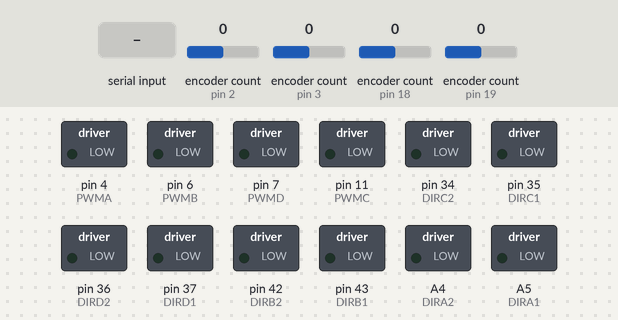
Recording of a sketch running on a simulated Arduino Mega 2560, built with avr-gcc and run on an emulated ATmega2560. On the bench: switched loads named in the sketch (green lamp = pin HIGH). The test bench sets the inputs (shaded band); at power-on: encoder count (sensors on pin 2, pin 3, pin 18, pin 19) 0. What the sketch prints to the serial monitor is not drawn.

Above: at 1.2 s.
1.3 s: "e\n" received over Serial
At 1.45 s:
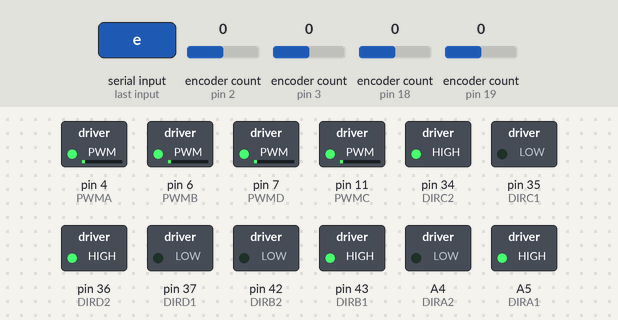
Timing chart, 0 to 4.3 s (numbered marks = the images above; inputs shaded):
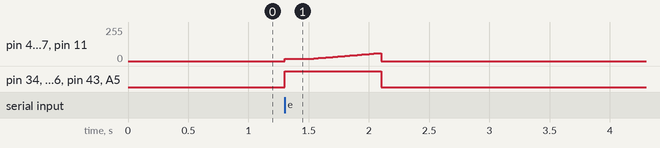

Measured:
- after the input at 1.3 s, pin 4 (PWMA), pin 6 (PWMB), pin 7 (PWMD), pin 11 (PWMC): rises from 0/255 to 60/255 in 0.78 s, then falls to 0/255 in 0.02 s; pin 34 (DIRC2), pin 36 (DIRD2), pin 43 (DIRB1), A5 (DIRA1): LOW → HIGH at once, → LOW 0.80 s later

The sketch:

mobile_base_velocity.ino
```cpp
#include <Encoder.h>
#include <math.h>
#include <string.h>

// ============================================================
// Ze-Ri Mobile Base Arduino Firmware
//
// Protocol:
//   V vx vy wz\n     vx, vy, wz in [-1.0, 1.0]
//   P pwm\n          set max PWM
//   X\n              smooth stop
//   Z\n              immediate stop
//
// IMPORTANT:
//   Acceleration command is NOT accepted.
//   There is NO "A accel decel" serial command.
//   Ramp values are fixed inside this firmware.
//
// Legacy lowercase keys for manual test:
//   w/s : forward/backward
//   a/d : turn left/right
//   q/e : strafe left/right
//   r/t/f/g : diagonal
//   x : smooth stop
//   z : immediate stop
//   l/m : PWM +10 / -10
//
// Encoder output:
//   ENC LF RF LR RR
// ============================================================


// ============================================================
// Motor pins
// ============================================================

#define PWMA 4
#define DIRA1 A5
#define DIRA2 A4

#define PWMB 6
#define DIRB1 43
#define DIRB2 42

#define PWMC 11
#define DIRC1 35
#define DIRC2 34

#define PWMD 7
#define DIRD1 37
#define DIRD2 36


// ============================================================
// Encoder pins
//
// Actual motor mapping:
//   A = RF
//   B = LF, inverted
//   C = RR
//   D = LR, inverted
// ============================================================

Encoder encA(18, 31);   // RF
Encoder encB(19, 38);   // LF, inverted
Encoder encC(3, 49);    // RR
Encoder encD(2, A1);    // LR, inverted


// ============================================================
// Speed / timing
// ============================================================

int Motor_PWM = 60;

const int MIN_MOTION_PWM = 18;

const unsigned long ENC_PERIOD_MS = 100;
const unsigned long CMD_TIMEOUT_MS = 800;
const unsigned long RAMP_PERIOD_MS = 20;

unsigned long lastEncMs = 0;
unsigned long lastCmdMs = 0;
unsigned long lastRampMs = 0;


// ============================================================
// Fixed internal ramp
//
// These values are NOT configurable through serial.
// Arduino must NOT receive acceleration/deceleration values.
// ============================================================

const float RAMP_UP_STEP = 0.025f;
const float RAMP_DOWN_STEP = 0.040f;


// ============================================================
// Wheel command state
//
// Wheel order:
//   LF RF LR RR
// ============================================================

float targetLF = 0.0f;
float targetRF = 0.0f;
float targetLR = 0.0f;
float targetRR = 0.0f;

float currentLF = 0.0f;
float currentRF = 0.0f;
float currentLR = 0.0f;
float currentRR = 0.0f;


// ============================================================
// Serial line buffer
// ============================================================

char lineBuf[96];
uint8_t lineLen = 0;
bool lineMode = false;


// ============================================================
// Motor low-level macros
// ============================================================

#define MOTORA_FORWARD(pwm)    do { digitalWrite(DIRA1, HIGH); digitalWrite(DIRA2, LOW);  analogWrite(PWMA, pwm); } while (0)
#define MOTORA_BACKOFF(pwm)    do { digitalWrite(DIRA1, LOW);  digitalWrite(DIRA2, HIGH); analogWrite(PWMA, pwm); } while (0)
#define MOTORA_STOP()          do { digitalWrite(DIRA1, LOW);  digitalWrite(DIRA2, LOW);  analogWrite(PWMA, 0);   } while (0)

#define MOTORB_FORWARD(pwm)    do { digitalWrite(DIRB1, LOW);  digitalWrite(DIRB2, HIGH); analogWrite(PWMB, pwm); } while (0)
#define MOTORB_BACKOFF(pwm)    do { digitalWrite(DIRB1, HIGH); digitalWrite(DIRB2, LOW);  analogWrite(PWMB, pwm); } while (0)
#define MOTORB_STOP()          do { digitalWrite(DIRB1, LOW);  digitalWrite(DIRB2, LOW);  analogWrite(PWMB, 0);   } while (0)

#define MOTORC_FORWARD(pwm)    do { digitalWrite(DIRC1, HIGH); digitalWrite(DIRC2, LOW);  analogWrite(PWMC, pwm); } while (0)
#define MOTORC_BACKOFF(pwm)    do { digitalWrite(DIRC1, LOW);  digitalWrite(DIRC2, HIGH); analogWrite(PWMC, pwm); } while (0)
#define MOTORC_STOP()          do { digitalWrite(DIRC1, LOW);  digitalWrite(DIRC2, LOW);  analogWrite(PWMC, 0);   } while (0)

#define MOTORD_FORWARD(pwm)    do { digitalWrite(DIRD1, LOW);  digitalWrite(DIRD2, HIGH); analogWrite(PWMD, pwm); } while (0)
#define MOTORD_BACKOFF(pwm)    do { digitalWrite(DIRD1, HIGH); digitalWrite(DIRD2, LOW);  analogWrite(PWMD, pwm); } while (0)
#define MOTORD_STOP()          do { digitalWrite(DIRD1, LOW);  digitalWrite(DIRD2, LOW);  analogWrite(PWMD, 0);   } while (0)


// ============================================================
// Utility
// ============================================================

float clampf(float x, float lo, float hi) {
  if (x < lo) return lo;
  if (x > hi) return hi;
  return x;
}

bool oppositeSign(float a, float b, float eps) {
  return fabs(a) > eps && fabs(b) > eps && (a * b) < 0.0f;
}

int scaledPwm(float v) {
  float a = fabs(v);

  if (a < 0.001f) {
    return 0;
  }

  int pwm = (int)(a * Motor_PWM + 0.5f);

  if (pwm > 0 && pwm < MIN_MOTION_PWM) {
    pwm = MIN_MOTION_PWM;
  }

  if (pwm > 255) {
    pwm = 255;
  }

  return pwm;
}


// ============================================================
// Motor signed output
// ============================================================

void motorA_signed(float v) {
  int pwm = scaledPwm(v);

  if (pwm == 0) {
    MOTORA_STOP();
  } else if (v > 0.0f) {
    MOTORA_FORWARD(pwm);
  } else {
    MOTORA_BACKOFF(pwm);
  }
}

void motorB_signed(float v) {
  int pwm = scaledPwm(v);

  if (pwm == 0) {
    MOTORB_STOP();
  } else if (v > 0.0f) {
    MOTORB_FORWARD(pwm);
  } else {
    MOTORB_BACKOFF(pwm);
  }
}

void motorC_signed(float v) {
  int pwm = scaledPwm(v);

  if (pwm == 0) {
    MOTORC_STOP();
  } else if (v > 0.0f) {
    MOTORC_FORWARD(pwm);
  } else {
    MOTORC_BACKOFF(pwm);
  }
}

void motorD_signed(float v) {
  int pwm = scaledPwm(v);

  if (pwm == 0) {
    MOTORD_STOP();
  } else if (v > 0.0f) {
    MOTORD_FORWARD(pwm);
  } else {
    MOTORD_BACKOFF(pwm);
  }
}


// ============================================================
// Wheel ramp
// ============================================================

float slewWheel(float current, float target) {
  target = clampf(target, -1.0f, 1.0f);

  // Avoid direct reverse. Pass through zero first.
  if (oppositeSign(current, target, 0.02f)) {
    target = 0.0f;
  }

  float diff = target - current;

  if (fabs(diff) < 0.0005f) {
    return target;
  }

  float step;

  if (fabs(target) < fabs(current)) {
    step = RAMP_DOWN_STEP;
  } else {
    step = RAMP_UP_STEP;
  }

  if (fabs(diff) <= step) {
    return target;
  }

  if (diff > 0.0f) {
    return current + step;
  }

  return current - step;
}

void setWheelTargets(float lf, float rf, float lr, float rr) {
  targetLF = clampf(lf, -1.0f, 1.0f);
  targetRF = clampf(rf, -1.0f, 1.0f);
  targetLR = clampf(lr, -1.0f, 1.0f);
  targetRR = clampf(rr, -1.0f, 1.0f);
}

void applyCurrentWheels() {
  // Actual motor mapping:
  //   A = RF
  //   B = LF
  //   C = RR
  //   D = LR
  motorB_signed(currentLF);
  motorA_signed(currentRF);
  motorD_signed(currentLR);
  motorC_signed(currentRR);
}

void updateMotorRamp() {
  unsigned long now = millis();

  if (now - lastRampMs < RAMP_PERIOD_MS) {
    return;
  }

  lastRampMs = now;

  currentLF = slewWheel(currentLF, targetLF);
  currentRF = slewWheel(currentRF, targetRF);
  currentLR = slewWheel(currentLR, targetLR);
  currentRR = slewWheel(currentRR, targetRR);

  applyCurrentWheels();
}

void immediateStopMotors() {
  targetLF = 0.0f;
  targetRF = 0.0f;
  targetLR = 0.0f;
  targetRR = 0.0f;

  currentLF = 0.0f;
  currentRF = 0.0f;
  currentLR = 0.0f;
  currentRR = 0.0f;

  MOTORA_STOP();
  MOTORB_STOP();
  MOTORC_STOP();
  MOTORD_STOP();
}

void smoothStopMotors() {
  setWheelTargets(0.0f, 0.0f, 0.0f, 0.0f);
}


// ============================================================
// Mecanum velocity command
//
// vx: forward +
// vy: left +
// wz: CCW / left turn +
// ============================================================

void driveVelocity(float vx, float vy, float wz) {
  vx = clampf(vx, -1.0f, 1.0f);
  vy = clampf(vy, -1.0f, 1.0f);
  wz = clampf(wz, -1.0f, 1.0f);

  // Wheel order:
  //   LF RF LR RR
  float lf = vx + vy + wz;
  float rf = vx - vy - wz;
  float lr = vx - vy + wz;
  float rr = vx + vy - wz;

  float maxAbs = fabs(lf);

  if (fabs(rf) > maxAbs) maxAbs = fabs(rf);
  if (fabs(lr) > maxAbs) maxAbs = fabs(lr);
  if (fabs(rr) > maxAbs) maxAbs = fabs(rr);

  if (maxAbs > 1.0f) {
    lf /= maxAbs;
    rf /= maxAbs;
    lr /= maxAbs;
    rr /= maxAbs;
  }

  setWheelTargets(lf, rf, lr, rr);
  lastCmdMs = millis();
}


// ============================================================
// Legacy lowercase key command
//
// Uppercase A is intentionally NOT used as turn command.
// This prevents accidental old "A accel decel" input from moving robot.
// ============================================================

bool isLegacyKey(char cmd) {
  return (
    cmd == 'w' ||
    cmd == 's' ||
    cmd == 'a' ||
    cmd == 'd' ||
    cmd == 'q' ||
    cmd == 'e' ||
    cmd == 'r' ||
    cmd == 't' ||
    cmd == 'f' ||
    cmd == 'g' ||
    cmd == 'x' ||
    cmd == 'z' ||
    cmd == 'l' ||
    cmd == 'm'
  );
}

void handleKeyCommand(char cmd) {
  if (cmd == '\n' || cmd == '\r' || cmd == ' ' || cmd == '\t') {
    return;
  }

  switch (cmd) {
    case 'w':
      driveVelocity(1.0f, 0.0f, 0.0f);
      break;

    case 's':
      driveVelocity(-1.0f, 0.0f, 0.0f);
      break;

    case 'a':
      driveVelocity(0.0f, 0.0f, 1.0f);
      break;

    case 'd':
      driveVelocity(0.0f, 0.0f, -1.0f);
      break;

    case 'q':
      driveVelocity(0.0f, 1.0f, 0.0f);
      break;

    case 'e':
      driveVelocity(0.0f, -1.0f, 0.0f);
      break;

    case 'r':
      driveVelocity(0.7f, 0.7f, 0.0f);
      break;

    case 't':
      driveVelocity(0.7f, -0.7f, 0.0f);
      break;

    case 'f':
      driveVelocity(-0.7f, 0.7f, 0.0f);
      break;

    case 'g':
      driveVelocity(-0.7f, -0.7f, 0.0f);
      break;

    case 'x':
      smoothStopMotors();
      lastCmdMs = millis();
      break;

    case 'z':
      immediateStopMotors();
      lastCmdMs = millis();
      break;

    case 'l':
      Motor_PWM += 10;
      if (Motor_PWM > 255) Motor_PWM = 255;
      Serial.print("PWM ");
      Serial.println(Motor_PWM);
      break;

    case 'm':
      Motor_PWM -= 10;
      if (Motor_PWM < 0) Motor_PWM = 0;
      Serial.print("PWM ");
      Serial.println(Motor_PWM);
      break;

    default:
      break;
  }
}


// ============================================================
// Encoder publish
//
// Output order must match base node:
//   ENC LF RF LR RR
// ============================================================

void publishEncoder() {
  long rawA = encA.read();     // RF
  long rawB = -encB.read();    // LF inverted
  long rawC = encC.read();     // RR
  long rawD = -encD.read();    // LR inverted

  long lf = rawB;
  long rf = rawA;
  long lr = rawD;
  long rr = rawC;

  Serial.print("ENC ");
  Serial.print(lf);
  Serial.print(" ");
  Serial.print(rf);
  Serial.print(" ");
  Serial.print(lr);
  Serial.print(" ");
  Serial.println(rr);
}


// ============================================================
// Line protocol
// ============================================================

void handleLine(char *line) {
  char *cmd = strtok(line, " ,\t");

  if (cmd == NULL) {
    return;
  }

  // V vx vy wz
  if (cmd[0] == 'V' || cmd[0] == 'v') {
    char *sx = strtok(NULL, " ,\t");
    char *sy = strtok(NULL, " ,\t");
    char *sw = strtok(NULL, " ,\t");

    if (sx == NULL || sy == NULL || sw == NULL) {
      smoothStopMotors();
      return;
    }

    float vx = atof(sx);
    float vy = atof(sy);
    float wz = atof(sw);

    driveVelocity(vx, vy, wz);
    return;
  }

  // P pwm
  if (cmd[0] == 'P' || cmd[0] == 'p') {
    char *spwm = strtok(NULL, " ,\t");

    if (spwm != NULL) {
      Motor_PWM = atoi(spwm);

      if (Motor_PWM < 0) Motor_PWM = 0;
      if (Motor_PWM > 255) Motor_PWM = 255;

      Serial.print("PWM ");
      Serial.println(Motor_PWM);
    }

    return;
  }

  // X smooth stop
  if (cmd[0] == 'X' || cmd[0] == 'x') {
    smoothStopMotors();
    lastCmdMs = millis();
    return;
  }

  // Z immediate stop
  if (cmd[0] == 'Z' || cmd[0] == 'z') {
    immediateStopMotors();
    lastCmdMs = millis();
    return;
  }

  // No acceleration command is accepted.
  // Old "A accel decel" lines are intentionally ignored.
  if (cmd[0] == 'A') {
    return;
  }

  // Single lowercase key fallback
  if (cmd[1] == '\0' && isLegacyKey(cmd[0])) {
    handleKeyCommand(cmd[0]);
    return;
  }
}

void readSerialCommands() {
  while (Serial.available()) {
    char c = Serial.read();

    if (lineMode) {
      if (c == '\n' || c == '\r') {
        lineBuf[lineLen] = '\0';
        handleLine(lineBuf);
        lineLen = 0;
        lineMode = false;
      } else if (lineLen < sizeof(lineBuf) - 1) {
        lineBuf[lineLen++] = c;
      } else {
        lineLen = 0;
        lineMode = false;
        immediateStopMotors();
      }

      continue;
    }

    // Line-based commands.
    //
    // V/P are valid line commands.
    // A is consumed as a line only to safely ignore old acceleration input.
    // It does NOT configure acceleration.
    if (c == 'V' || c == 'v' ||
        c == 'P' || c == 'p' ||
        c == 'A') {
      lineMode = true;
      lineLen = 0;
      lineBuf[lineLen++] = c;
      continue;
    }

    // Direct immediate commands
    if (c == 'X') {
      smoothStopMotors();
      lastCmdMs = millis();
      continue;
    }

    if (c == 'Z') {
      immediateStopMotors();
      lastCmdMs = millis();
      continue;
    }

    // Single lowercase key commands
    if (isLegacyKey(c)) {
      handleKeyCommand(c);
      continue;
    }

    // Ignore everything else
  }
}


// ============================================================
// Setup / loop
// ============================================================

void setup() {
  Serial.begin(115200);

  pinMode(PWMA, OUTPUT);
  pinMode(DIRA1, OUTPUT);
  pinMode(DIRA2, OUTPUT);

  pinMode(PWMB, OUTPUT);
  pinMode(DIRB1, OUTPUT);
  pinMode(DIRB2, OUTPUT);

  pinMode(PWMC, OUTPUT);
  pinMode(DIRC1, OUTPUT);
  pinMode(DIRC2, OUTPUT);

  pinMode(PWMD, OUTPUT);
  pinMode(DIRD1, OUTPUT);
  pinMode(DIRD2, OUTPUT);

  immediateStopMotors();

  lastCmdMs = millis();
  lastEncMs = millis();
  lastRampMs = millis();

  Serial.println("READY ZE_RI_BASE_VELOCITY_FIXED_RAMP");
  Serial.println("CMD: V vx vy wz  where vx,vy,wz in [-1,1]");
  Serial.println("CMD: P pwm");
  Serial.println("CMD: X smooth stop");
  Serial.println("CMD: Z immediate stop");
  Serial.println("NO CMD: A accel decel");
  Serial.println("KEYS lowercase only: w/s/a/d/q/e/r/t/f/g/x/z/l/m");
  Serial.println("FORMAT: ENC LF RF LR RR");
}

void loop() {
  unsigned long now = millis();

  readSerialCommands();
  updateMotorRamp();

  // If command stream stops, stop safely.
  if (now - lastCmdMs > CMD_TIMEOUT_MS) {
    immediateStopMotors();
    lastCmdMs = now;
  }

  if (now - lastEncMs >= ENC_PERIOD_MS) {
    lastEncMs = now;
    publishEncoder();
  }
}
```
